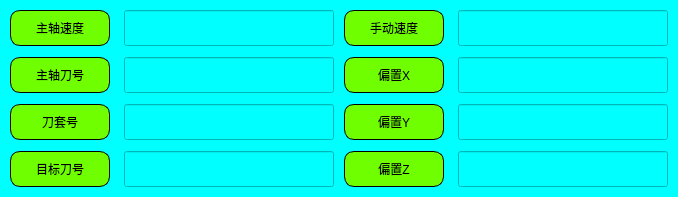
             <widget class="QWidget" name="widget_6" native="true">
              <property name="minimumSize">
               <size>
                <width>0</width>
                <height>170</height>
               </size>
              </property>
              <property name="styleSheet">
               <string notr="true">border-color: rgb(85, 0, 255);
background-color: rgb(0, 255, 255);</string>
              </property>
              <layout class="QGridLayout" name="gridLayout_4" columnminimumwidth="0,0">
               <property name="leftMargin">
                <number>10</number>
               </property>
               <property name="topMargin">
                <number>10</number>
               </property>
               <property name="rightMargin">
                <number>10</number>
               </property>
               <property name="bottomMargin">
                <number>10</number>
               </property>
               <property name="horizontalSpacing">
                <number>10</number>
               </property>
               <property name="verticalSpacing">
                <number>11</number>
               </property>
               <item row="0" column="0">
                <layout class="QHBoxLayout" name="horizontalLayout_50">
                 <property name="spacing">
                  <number>14</number>
                 </property>
                 <item>
                  <widget class="QPushButton" name="pushButton_44">
                   <property name="sizePolicy">
                    <sizepolicy hsizetype="Minimum" vsizetype="Fixed">
                     <horstretch>0</horstretch>
                     <verstretch>0</verstretch>
                    </sizepolicy>
                   </property>
                   <property name="minimumSize">
                    <size>
                     <width>100</width>
                     <height>0</height>
                    </size>
                   </property>
                   <property name="maximumSize">
                    <size>
                     <width>188</width>
                     <height>40</height>
                    </size>
                   </property>
                   <property name="autoFillBackground">
                    <bool>false</bool>
                   </property>
                   <property name="styleSheet">
                    <string notr="true">QPushButton{
font: 75 15pt &quot;Arial&quot;;
background-color: rgb(111, 255, 0);
        border-radius: 10px; /* 全部角的圆角半径 */
        border: 1px solid #000000; /* 边框颜色和宽度 */
        padding: 5px; /* 内边距 */
}

QPushButton:pressed {
    border: 1px solid #003366;
    background-color: qlineargradient(x1: 0, y1: 0, x2: 0, y2: 1,
                                      stop: 0 #0099FF, stop: 1 #003366);
}</string>
                   </property>
                   <property name="text">
                    <string>主轴速度</string>
                   </property>
                  </widget>
                 </item>
                 <item>
                  <widget class="QLineEdit" name="lineEdit_2">
                   <property name="minimumSize">
                    <size>
                     <width>88</width>
                     <height>36</height>
                    </size>
                   </property>
                   <property name="font">
                    <font>
                     <pointsize>18</pointsize>
                    </font>
                   </property>
                   <property name="text">
                    <string/>
                   </property>
                  </widget>
                 </item>
                </layout>
               </item>
               <item row="0" column="1">
                <layout class="QHBoxLayout" name="horizontalLayout_51">
                 <property name="spacing">
                  <number>14</number>
                 </property>
                 <item>
                  <widget class="QPushButton" name="pushButton_45">
                   <property name="sizePolicy">
                    <sizepolicy hsizetype="Minimum" vsizetype="Fixed">
                     <horstretch>0</horstretch>
                     <verstretch>0</verstretch>
                    </sizepolicy>
                   </property>
                   <property name="minimumSize">
                    <size>
                     <width>100</width>
                     <height>0</height>
                    </size>
                   </property>
                   <property name="maximumSize">
                    <size>
                     <width>188</width>
                     <height>40</height>
                    </size>
                   </property>
                   <property name="autoFillBackground">
                    <bool>false</bool>
                   </property>
                   <property name="styleSheet">
                    <string notr="true">QPushButton{
font: 75 15pt &quot;Arial&quot;;
background-color: rgb(111, 255, 0);
        border-radius: 10px; /* 全部角的圆角半径 */
        border: 1px solid #000000; /* 边框颜色和宽度 */
        padding: 5px; /* 内边距 */
}

QPushButton:pressed {
    border: 1px solid #003366;
    background-color: qlineargradient(x1: 0, y1: 0, x2: 0, y2: 1,
                                      stop: 0 #0099FF, stop: 1 #003366);
}</string>
                   </property>
                   <property name="text">
                    <string>手动速度</string>
                   </property>
                  </widget>
                 </item>
                 <item>
                  <widget class="QLineEdit" name="shousu">
                   <property name="minimumSize">
                    <size>
                     <width>88</width>
                     <height>36</height>
                    </size>
                   </property>
                   <property name="font">
                    <font>
                     <pointsize>18</pointsize>
                    </font>
                   </property>
                  </widget>
                 </item>
                </layout>
               </item>
               <item row="1" column="0">
                <layout class="QHBoxLayout" name="horizontalLayout_52">
                 <property name="spacing">
                  <number>14</number>
                 </property>
                 <item>
                  <widget class="QPushButton" name="pushButton_46">
                   <property name="sizePolicy">
                    <sizepolicy hsizetype="Minimum" vsizetype="Fixed">
                     <horstretch>0</horstretch>
                     <verstretch>0</verstretch>
                    </sizepolicy>
                   </property>
                   <property name="minimumSize">
                    <size>
                     <width>100</width>
                     <height>0</height>
                    </size>
                   </property>
                   <property name="maximumSize">
                    <size>
                     <width>188</width>
                     <height>40</height>
                    </size>
                   </property>
                   <property name="autoFillBackground">
                    <bool>false</bool>
                   </property>
                   <property name="styleSheet">
                    <string notr="true">QPushButton{
font: 75 15pt &quot;Arial&quot;;
background-color: rgb(111, 255, 0);
        border-radius: 10px; /* 全部角的圆角半径 */
        border: 1px solid #000000; /* 边框颜色和宽度 */
        padding: 5px; /* 内边距 */
}

QPushButton:pressed {
    border: 1px solid #003366;
    background-color: qlineargradient(x1: 0, y1: 0, x2: 0, y2: 1,
                                      stop: 0 #0099FF, stop: 1 #003366);
}</string>
                   </property>
                   <property name="text">
                    <string>主轴刀号</string>
                   </property>
                  </widget>
                 </item>
                 <item>
                  <widget class="QLineEdit" name="zhou1">
                   <property name="minimumSize">
                    <size>
                     <width>88</width>
                     <height>36</height>
                    </size>
                   </property>
                   <property name="font">
                    <font>
                     <pointsize>18</pointsize>
                    </font>
                   </property>
                  </widget>
                 </item>
                </layout>
               </item>
               <item row="1" column="1">
                <layout class="QHBoxLayout" name="horizontalLayout_53">
                 <property name="spacing">
                  <number>14</number>
                 </property>
                 <item>
                  <widget class="QPushButton" name="pushButton_47">
                   <property name="sizePolicy">
                    <sizepolicy hsizetype="Minimum" vsizetype="Fixed">
                     <horstretch>0</horstretch>
                     <verstretch>0</verstretch>
                    </sizepolicy>
                   </property>
                   <property name="minimumSize">
                    <size>
                     <width>100</width>
                     <height>0</height>
                    </size>
                   </property>
                   <property name="maximumSize">
                    <size>
                     <width>188</width>
                     <height>40</height>
                    </size>
                   </property>
                   <property name="autoFillBackground">
                    <bool>false</bool>
                   </property>
                   <property name="styleSheet">
                    <string notr="true">QPushButton{
font: 75 15pt &quot;Arial&quot;;
background-color: rgb(111, 255, 0);
        border-radius: 10px; /* 全部角的圆角半径 */
        border: 1px solid #000000; /* 边框颜色和宽度 */
        padding: 5px; /* 内边距 */
}

QPushButton:pressed {
    border: 1px solid #003366;
    background-color: qlineargradient(x1: 0, y1: 0, x2: 0, y2: 1,
                                      stop: 0 #0099FF, stop: 1 #003366);
}</string>
                   </property>
                   <property name="text">
                    <string>偏置X</string>
                   </property>
                  </widget>
                 </item>
                 <item>
                  <widget class="QLineEdit" name="pian1">
                   <property name="minimumSize">
                    <size>
                     <width>88</width>
                     <height>36</height>
                    </size>
                   </property>
                   <property name="font">
                    <font>
                     <pointsize>18</pointsize>
                    </font>
                   </property>
                  </widget>
                 </item>
                </layout>
               </item>
               <item row="2" column="0">
                <layout class="QHBoxLayout" name="horizontalLayout_54">
                 <property name="spacing">
                  <number>14</number>
                 </property>
                 <item>
                  <widget class="QPushButton" name="pushButton_48">
                   <property name="sizePolicy">
                    <sizepolicy hsizetype="Minimum" vsizetype="Fixed">
                     <horstretch>0</horstretch>
                     <verstretch>0</verstretch>
                    </sizepolicy>
                   </property>
                   <property name="minimumSize">
                    <size>
                     <width>100</width>
                     <height>0</height>
                    </size>
                   </property>
                   <property name="maximumSize">
                    <size>
                     <width>188</width>
                     <height>40</height>
                    </size>
                   </property>
                   <property name="autoFillBackground">
                    <bool>false</bool>
                   </property>
                   <property name="styleSheet">
                    <string notr="true">QPushButton{
font: 75 15pt &quot;Arial&quot;;
background-color: rgb(111, 255, 0);
        border-radius: 10px; /* 全部角的圆角半径 */
        border: 1px solid #000000; /* 边框颜色和宽度 */
        padding: 5px; /* 内边距 */
}

QPushButton:pressed {
    border: 1px solid #003366;
    background-color: qlineargradient(x1: 0, y1: 0, x2: 0, y2: 1,
                                      stop: 0 #0099FF, stop: 1 #003366);
}</string>
                   </property>
                   <property name="text">
                    <string>刀套号</string>
                   </property>
                  </widget>
                 </item>
                 <item>
                  <widget class="QLineEdit" name="zhou2">
                   <property name="minimumSize">
                    <size>
                     <width>88</width>
                     <height>36</height>
                    </size>
                   </property>
                   <property name="font">
                    <font>
                     <pointsize>18</pointsize>
                    </font>
                   </property>
                  </widget>
                 </item>
                </layout>
               </item>
               <item row="2" column="1">
                <layout class="QHBoxLayout" name="horizontalLayout_55">
                 <property name="spacing">
                  <number>14</number>
                 </property>
                 <item>
                  <widget class="QPushButton" name="pushButton_49">
                   <property name="sizePolicy">
                    <sizepolicy hsizetype="Minimum" vsizetype="Fixed">
                     <horstretch>0</horstretch>
                     <verstretch>0</verstretch>
                    </sizepolicy>
                   </property>
                   <property name="minimumSize">
                    <size>
                     <width>100</width>
                     <height>0</height>
                    </size>
                   </property>
                   <property name="maximumSize">
                    <size>
                     <width>188</width>
                     <height>40</height>
                    </size>
                   </property>
                   <property name="autoFillBackground">
                    <bool>false</bool>
                   </property>
                   <property name="styleSheet">
                    <string notr="true">QPushButton{
font: 75 15pt &quot;Arial&quot;;
background-color: rgb(111, 255, 0);
        border-radius: 10px; /* 全部角的圆角半径 */
        border: 1px solid #000000; /* 边框颜色和宽度 */
        padding: 5px; /* 内边距 */
}

QPushButton:pressed {
    border: 1px solid #003366;
    background-color: qlineargradient(x1: 0, y1: 0, x2: 0, y2: 1,
                                      stop: 0 #0099FF, stop: 1 #003366);
}</string>
                   </property>
                   <property name="text">
                    <string>偏置Y</string>
                   </property>
                  </widget>
                 </item>
                 <item>
                  <widget class="QLineEdit" name="pian2">
                   <property name="minimumSize">
                    <size>
                     <width>88</width>
                     <height>36</height>
                    </size>
                   </property>
                   <property name="font">
                    <font>
                     <pointsize>18</pointsize>
                    </font>
                   </property>
                  </widget>
                 </item>
                </layout>
               </item>
               <item row="3" column="0">
                <layout class="QHBoxLayout" name="horizontalLayout_56">
                 <property name="spacing">
                  <number>14</number>
                 </property>
                 <item>
                  <widget class="QPushButton" name="pushButton_50">
                   <property name="sizePolicy">
                    <sizepolicy hsizetype="Minimum" vsizetype="Fixed">
                     <horstretch>0</horstretch>
                     <verstretch>0</verstretch>
                    </sizepolicy>
                   </property>
                   <property name="minimumSize">
                    <size>
                     <width>100</width>
                     <height>0</height>
                    </size>
                   </property>
                   <property name="maximumSize">
                    <size>
                     <width>188</width>
                     <height>40</height>
                    </size>
                   </property>
                   <property name="autoFillBackground">
                    <bool>false</bool>
                   </property>
                   <property name="styleSheet">
                    <string notr="true">QPushButton{
font: 75 15pt &quot;Arial&quot;;
background-color: rgb(111, 255, 0);
        border-radius: 10px; /* 全部角的圆角半径 */
        border: 1px solid #000000; /* 边框颜色和宽度 */
        padding: 5px; /* 内边距 */
}

QPushButton:pressed {
    border: 1px solid #003366;
    background-color: qlineargradient(x1: 0, y1: 0, x2: 0, y2: 1,
                                      stop: 0 #0099FF, stop: 1 #003366);
}</string>
                   </property>
                   <property name="text">
                    <string>目标刀号</string>
                   </property>
                  </widget>
                 </item>
                 <item>
                  <widget class="QLineEdit" name="zhou3">
                   <property name="minimumSize">
                    <size>
                     <width>88</width>
                     <height>36</height>
                    </size>
                   </property>
                   <property name="font">
                    <font>
                     <pointsize>18</pointsize>
                    </font>
                   </property>
                  </widget>
                 </item>
                </layout>
               </item>
               <item row="3" column="1">
                <layout class="QHBoxLayout" name="horizontalLayout_57">
                 <property name="spacing">
                  <number>14</number>
                 </property>
                 <item>
                  <widget class="QPushButton" name="pushButton_51">
                   <property name="sizePolicy">
                    <sizepolicy hsizetype="Minimum" vsizetype="Fixed">
                     <horstretch>0</horstretch>
                     <verstretch>0</verstretch>
                    </sizepolicy>
                   </property>
                   <property name="minimumSize">
                    <size>
                     <width>100</width>
                     <height>0</height>
                    </size>
                   </property>
                   <property name="maximumSize">
                    <size>
                     <width>188</width>
                     <height>40</height>
                    </size>
                   </property>
                   <property name="autoFillBackground">
                    <bool>false</bool>
                   </property>
                   <property name="styleSheet">
                    <string notr="true">QPushButton{
font: 75 15pt &quot;Arial&quot;;
background-color: rgb(111, 255, 0);
        border-radius: 10px; /* 全部角的圆角半径 */
        border: 1px solid #000000; /* 边框颜色和宽度 */
        padding: 5px; /* 内边距 */
}

QPushButton:pressed {
    border: 1px solid #003366;
    background-color: qlineargradient(x1: 0, y1: 0, x2: 0, y2: 1,
                                      stop: 0 #0099FF, stop: 1 #003366);
}</string>
                   </property>
                   <property name="text">
                    <string>偏置Z</string>
                   </property>
                  </widget>
                 </item>
                 <item>
                  <widget class="QLineEdit" name="pian3">
                   <property name="minimumSize">
                    <size>
                     <width>88</width>
                     <height>36</height>
                    </size>
                   </property>
                   <property name="font">
                    <font>
                     <pointsize>18</pointsize>
                    </font>
                   </property>
                  </widget>
                 </item>
                </layout>
               </item>
              </layout>
             </widget>
